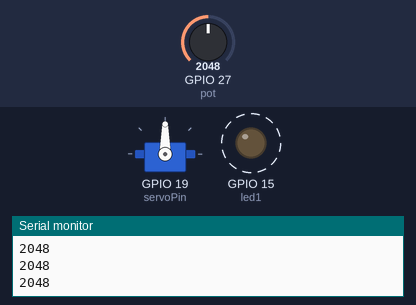
The sketch below on a simulated ESP32. Shown: servo, output pins drawn as LEDs (lit = HIGH), the last lines printed to the serial monitor. Dashed ring = blinking. The test bench sets the inputs (shaded band); at power-on: GPIO 27 (pot) = 2048.

Above: at 1.2 s.
1.3 s: GPIO 27 (pot) set to 1927
At 1.57 s:
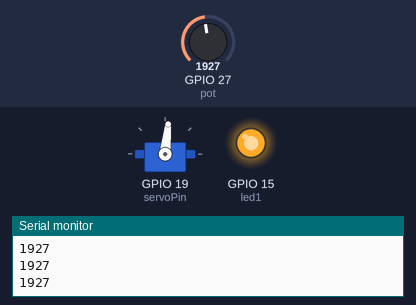
4.3 s: GPIO 27 (pot) set to 2866
At 5.07 s:
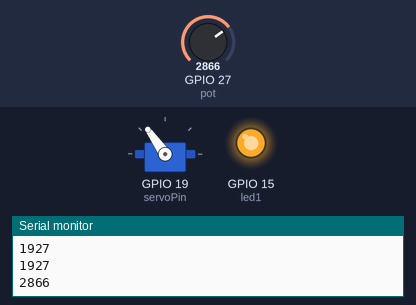
7.3 s: GPIO 27 (pot) set to 2971
At 7.68 s:
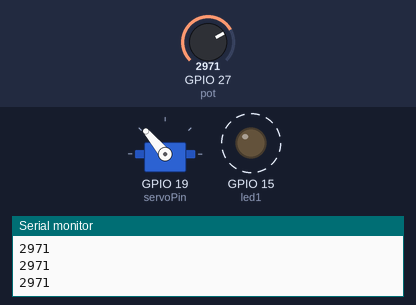
10.3 s: GPIO 27 (pot) set to 3029
At 11.1 s:
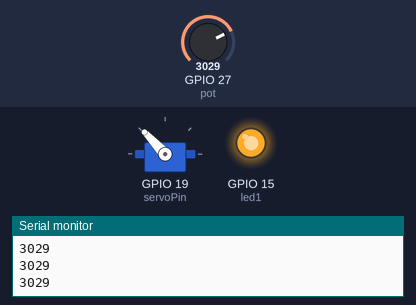
11.9 s: GPIO 27 (pot) set to 1228
At 12.8 s:
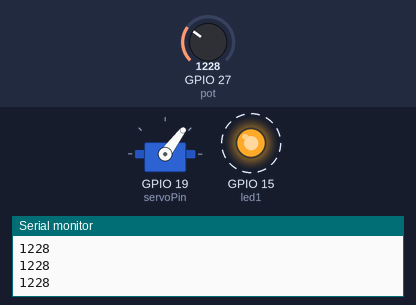
14.9 s: GPIO 27 (pot) set to 3603
At 17.1 s:
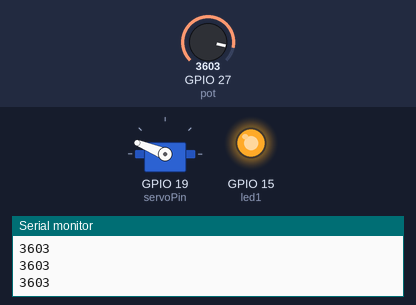
Timing chart, 0 to 18.6 s (numbered marks = the images above; inputs shaded):
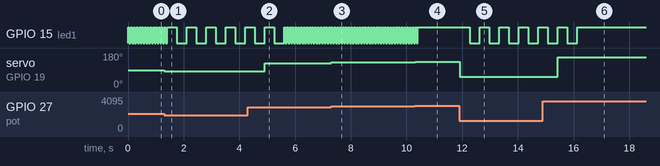

The sketch:

Project2c_-_Pot_and_Servo.ino
```cpp
#include <Servo.h>

int led1 = 15;
int pot = 27;
static const int servoPin = 19;

Servo servo1;

void setup() {
  pinMode(led1, OUTPUT);
  pinMode(pot, INPUT);
  servo1.attach(servoPin);
  Serial.begin(9600);
}

void loop() {
  int potVal = analogRead(pot);
  //  int pose = map(potVal,0,4096,0,180);
  Serial.println(potVal);
  if (potVal < 1000) {
    while (1) {
      int potVal = analogRead(pot);
      int pose = map(potVal, 0, 4096, 0, 180);
      Serial.println(potVal);
      servo1.write(pose);
      digitalWrite(led1, LOW);
      if (potVal >= 1000) {
        break;
      }
    }
  }
  if (potVal >= 1000 && potVal < 2000) {
    while (1) {
      int potVal = analogRead(pot);
      int pose = map(potVal, 0, 4096, 0, 180);
      Serial.println(potVal);
      servo1.write(pose);
      digitalWrite(led1, HIGH);
      delay(350);
      digitalWrite(led1, LOW);
      delay(350);
      if (potVal >= 2000 || potVal < 1000) {
        break;
      }
    }
  }
  if (potVal >= 2000 && potVal < 3000) {
    while (1) {
      int potVal = analogRead(pot);
      int pose = map(potVal, 0, 4096, 0, 180);
      Serial.println(potVal);
      servo1.write(pose);
      digitalWrite(led1, HIGH);
      delay(50);
      digitalWrite(led1, LOW);
      delay(50);
      if (potVal >= 3000 || potVal < 2000) {
        break;
      }
    }
  }
  if (potVal >= 3000) {
    while (1) {
      int potVal = analogRead(pot);
      int pose = map(potVal,0,4096,0,180);
      Serial.println(potVal);
      servo1.write(pose);
      digitalWrite(led1, HIGH);
      if (potVal < 3000) {
        break;
      }
    }
  }
}
```

Measured:
- the behaviour switches between 2000 and 1999 on GPIO 27 (pot) (found by bisection; images 0 and 1)
- the behaviour switches between 2999 and 3000 on GPIO 27 (pot) (found by bisection; images 3 and 4)
- after the input at 1.3 s, servo on GPIO 19 (servoPin): 90° → 84° at once
- after the input at 4.3 s, servo on GPIO 19 (servoPin): 84° → 125° after 0.60 s
- after the input at 7.3 s, servo on GPIO 19 (servoPin): 125° → 130° at once
- after the input at 10.3 s, GPIO 15 (led1): goes on until 10.4 s, then stays HIGH; servo on GPIO 19 (servoPin): 130° → 133° at once
- after the input at 11.9 s, GPIO 15 (led1): alternates HIGH for 0.35 s and LOW for 0.35 s, starting after 0.37 s; servo on GPIO 19 (servoPin): 133° → 53° at once
- after the input at 14.9 s, GPIO 15 (led1): goes on until 16.1 s, then stays HIGH; servo on GPIO 19 (servoPin): 53° → 158° after 0.53 s
